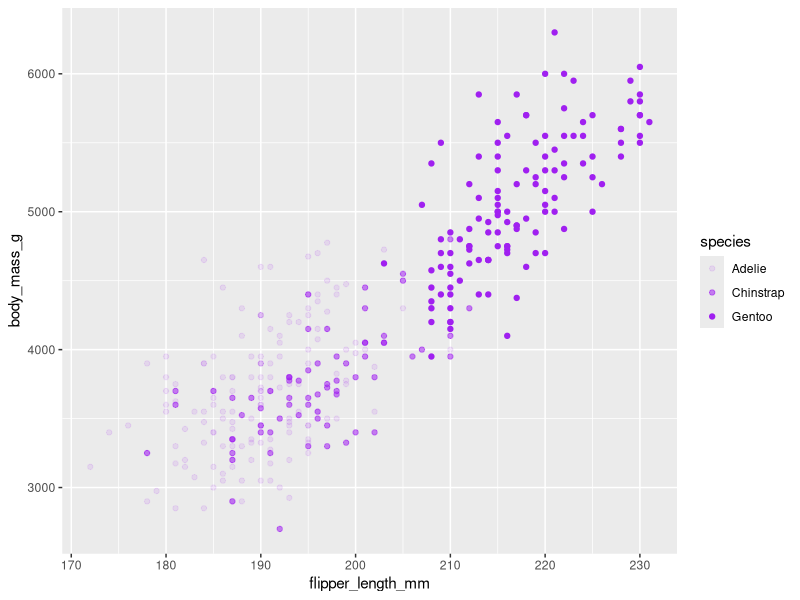

Recreate this plot in R.
#installng ggplot2 and palmerpenguins dataset
install.packages("ggplot2")
install.packages("palmerpenguins")

#loading the libraries ggplot2 and also palmerpenguines
library(ggplot2)
library(palmerpenguins)

#assigning data of penguins
data("penguins")

#viewing the data of penguins
View(penguins)

#create the data visualization by using ggplot2
#ggplot(data = penguins) + geom_point(mapping = aes(x = flipper_length_mm, y = body_mass_g))

#improving the scatter plot by adding color the species
#ggplot(data = penguins) + geom_point(mapping = aes(x = flipper_length_mm, y = body_mass_g,color=species))

#adding shape and color to make it look better
#ggplot(data = penguins) + geom_point(mapping = aes(x = flipper_length_mm, y = body_mass_g,color=species,shape=species))

#adding size to it as well besides color and shape
#ggplot(data = penguins) + geom_point(mapping = aes(x = flipper_length_mm, y = body_mass_g,color=species,shape=species,size=species))

#using alpha for transparency
#ggplot(data = penguins) + geom_point(mapping = aes(x = flipper_length_mm, y = body_mass_g,alpha=species))

#assigning a particular color
ggplot(data = penguins) + geom_point(mapping = aes(x = flipper_length_mm, y = body_mass_g,alpha=species),color="purple")